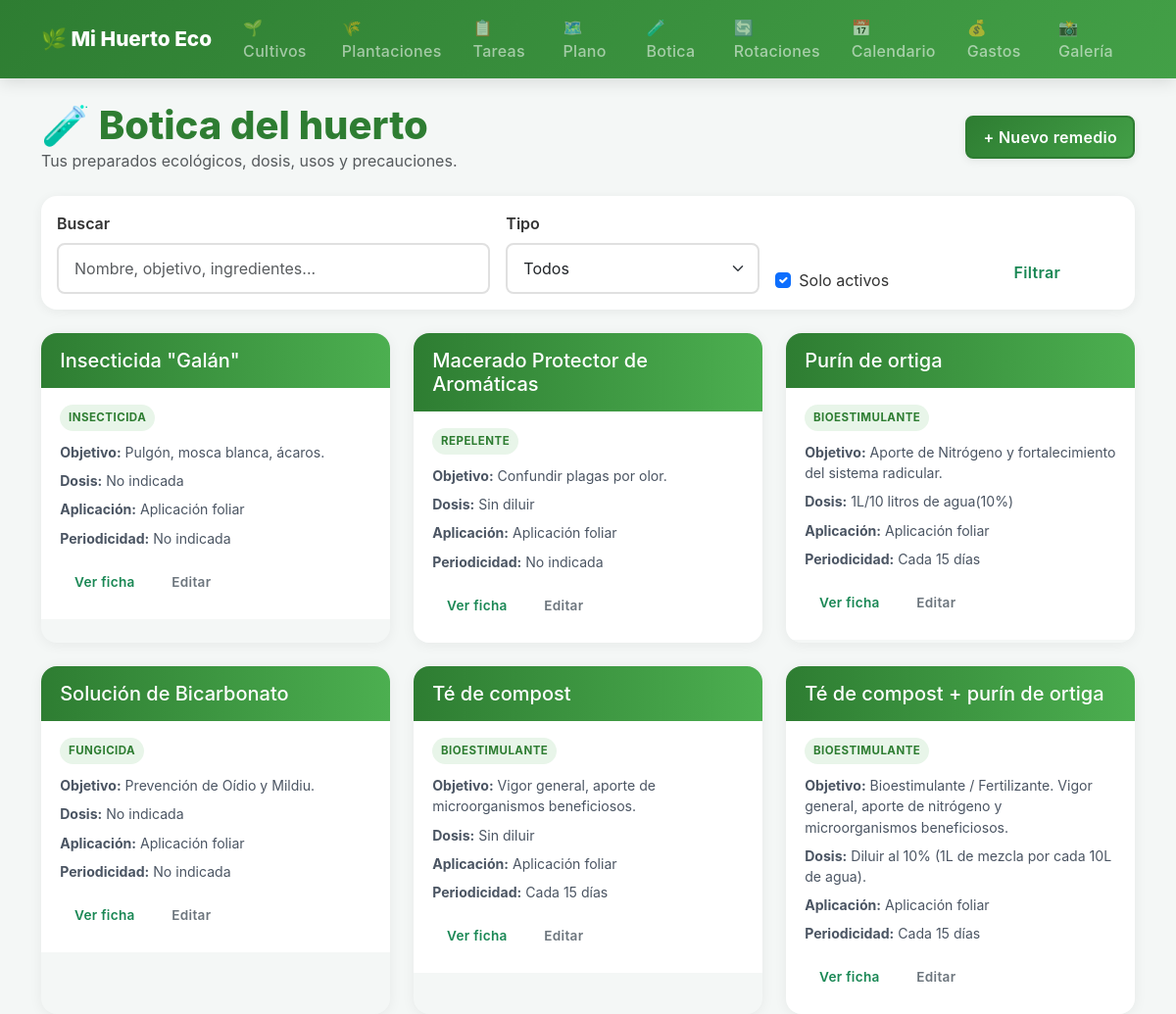
The page /botica/ on the database its author committed.
### gestion_huerto/models.py (models this page shows, shortened)
class RemedioBotica(models.Model):
    class TipoRemedio(models.TextChoices):
        INSECTICIDA = 'insecticida', 'Insecticida'
        FUNGICIDA = 'fungicida', 'Fungicida'
        BIOESTIMULANTE = 'bioestimulante', 'Bioestimulante'
        FERTILIZANTE = 'fertilizante', 'Fertilizante'
        REPELENTE = 'repelente', 'Repelente'
        CICATRIZANTE = 'cicatrizante', 'Cicatrizante'
        OTRO = 'otro', 'Otro'
    class Aplicacion(models.TextChoices):
        FOLIAR = 'foliar', 'Aplicación foliar'
        SUELO = 'suelo', 'Aplicación al suelo'
        RIEGO = 'riego', 'En agua de riego'
        PINCELADO = 'pincelado', 'Pincelado localizado'
        TRAMPA = 'trampa', 'Trampa o cebo'
        OTRO = 'otro', 'Otro'
    nombre = models.CharField(max_length=120, unique=True)
    tipo = models.CharField(
        max_length=20,
        choices=TipoRemedio.choices,
        default=TipoRemedio.OTRO,
    )
    objetivo = models.CharField(
        max_length=200,
        help_text='Ej: pulgón, oídio, mildiu, vigor, prevención...'
    )
    ingredientes = models.TextField()
    preparacion = models.TextField()
    dosis = models.CharField(
        max_length=200,
        blank=True,
        help_text='Ej: 10 ml/L, 100 g por 5 L, diluir al 20%...'
    )
    modo_aplicacion = models.CharField(
        max_length=20,
        choices=Aplicacion.choices,
        default=Aplicacion.FOLIAR,
    )
    periodicidad = models.CharField(
        max_length=200,
        blank=True,
        help_text='Ej: cada 7 días, tras lluvias, solo preventivo...'
    )
    momento_ideal = models.CharField(
        max_length=200,
        blank=True,
        help_text='Ej: al atardecer, sin viento, evitar horas de sol fuerte.'
    )
    advertencias = models.TextField(
        blank=True,
        help_text='Precauciones, incompatibilidades, riesgo de fitotoxicidad...'
    )
    activo = models.BooleanField(default=True)
    notas = models.TextField(blank=True)
    created_at = models.DateTimeField(auto_now_add=True)
    updated_at = models.DateTimeField(auto_now=True)
    class Meta:
        verbose_name = 'Remedio de botica'
        verbose_name_plural = 'Remedios de botica'
        ordering = ['nombre']

### gestion_huerto/views.py (the view, shortened to what this page needs)
# urls.py: path('botica/', views.lista_botica, name='lista_botica'),
def lista_botica(request):
    q = request.GET.get('q', '').strip()
    tipo = request.GET.get('tipo', '').strip()
    solo_activos = request.GET.get('activos', '1')
    remedios = RemedioBotica.objects.all()
    if tipo:
        remedios = remedios.filter(tipo=tipo)
    if solo_activos == '1':
        remedios = remedios.filter(activo=True)
    context = {
        'remedios': remedios,
        'q': q,
        'tipo_actual': tipo,
        'solo_activos': solo_activos,
        'tipos': RemedioBotica.TipoRemedio.choices,
    }
    return render(request, 'botica/lista_botica.html', context)

### gestion_huerto/templates/botica/lista_botica.html (shortened to what this page needs)
{% extends 'base.html' %}
{% block content %}
<div class="botica-header">
  <div>
    <h1 class="botica-title">🧪 Botica del huerto</h1>
    <p class="text-muted mb-0">Tus preparados ecológicos, dosis, usos y precauciones.</p>
  </div>
  <a href="{% url 'crear_remedio_botica' %}" class="btn btn-success">+ Nuevo remedio</a>
</div>
<form method="get" class="botica-toolbar">
  <div class="row g-3 align-items-end">
    <div class="col-md-5">
      <label class="form-label">Buscar</label>
      <input type="text" name="q" value="{{ q }}" class="form-control" placeholder="Nombre, objetivo, ingredientes...">
    </div>
    <div class="col-md-3">
      <label class="form-label">Tipo</label>
      <select name="tipo" class="form-select">
        <option value="">Todos</option>
      </select>
    </div>
    <div class="col-md-2">
      <div class="form-check mt-4">
        <input class="form-check-input" type="checkbox" name="activos" value="1" id="activos" {% if solo_activos == '1' %}checked{% endif %}>
        <label class="form-check-label" for="activos">Solo activos</label>
      </div>
    </div>
    <div class="col-md-2">
      <button type="submit" class="btn btn-outline-success w-100">Filtrar</button>
    </div>
  </div>
</form>
{% if remedios %}
<div class="row g-4">
  {% for remedio in remedios %}
  <div class="col-md-6 col-xl-4">
    <div class="botica-card">
      <div class="botica-card-header">
        <h5 class="mb-0">{{ remedio.nombre }}</h5>
      </div>
      <div class="botica-card-body">
        <div class="botica-chip">{{ remedio.get_tipo_display }}</div>
        <div class="botica-meta"><strong>Objetivo:</strong> {{ remedio.objetivo }}</div>
        <div class="botica-meta"><strong>Dosis:</strong> {{ remedio.dosis|default:"No indicada" }}</div>
        <div class="botica-meta"><strong>Aplicación:</strong> {{ remedio.get_modo_aplicacion_display }}</div>
        <div class="botica-meta"><strong>Periodicidad:</strong> {{ remedio.periodicidad|default:"No indicada" }}</div>
        <div class="d-flex gap-2 mt-3">
          <a href="{% url 'detalle_remedio_botica' remedio.pk %}" class="btn btn-sm btn-outline-success">Ver ficha</a>
          <a href="{% url 'editar_remedio_botica' remedio.pk %}" class="btn btn-sm btn-outline-secondary">Editar</a>
        </div>
      </div>
    </div>
  </div>
  {% endfor %}
</div>
{% else %}
<div class="botica-empty">
  <h5 class="mb-2">Todavía no tienes remedios guardados</h5>
  <p class="mb-3">Empieza registrando preparados como jabón potásico, purín de ortiga o té de compost.</p>
  <a href="{% url 'crear_remedio_botica' %}" class="btn btn-success">Crear primer remedio</a>
</div>
{% endif %}
{% endblock %}

### gestion_huerto/templates/base.html (style rules this page uses)
:root { --primary-green: #2e7d32; --secondary-green: #43a047; --light-green: #e8f5e9; --earth-brown: #8d6e63; --light-brown: #d7ccc8; --sun-yellow: #fbc02d; --water-blue: #1976d2; --light-blue: #e3f2fd; --alert-orange: #ff9800; --danger-red: #f44336; --success-color: #4caf50; --warning-color: #ffc107; --info-color: #17a2b8; --text-muted: #999; --text-dark: #333; --bg-light: #f4f7f6; --border-light: #e0e0e0; --shadow-sm: 0 2px 8px rgba(0,0,0,0.08); --shadow-md: 0 4px 16px rgba(0,0,0,0.12); --shadow-lg: 0 8px 24px rgba(0,0,0,0.15); --transition-smooth: all 0.3s cubic-bezier(0.4, 0, 0.2, 1); }
* { box-sizing: border-box; }
body { background-color: var(--bg-light); font-family: -apple-system, BlinkMacSystemFont, 'Segoe UI', Roboto, 'Helvetica Neue', Arial, sans-serif; color: var(--text-dark); }
.btn { font-weight: 600; letter-spacing: 0.3px; transition: var(--transition-smooth); border: 2px solid transparent; border-radius: 8px; position: relative; overflow: hidden; display: inline-flex; align-items: center; justify-content: center; gap: 6px; padding: 0.5rem 1rem; }
.btn::before { content: ''; position: absolute; top: 50%; left: 50%; width: 0; height: 0; border-radius: 50%; background: rgba(255, 255, 255, 0.3); transform: translate(-50%, -50%); transition: width 0.6s, height 0.6s; z-index: 0; }
.btn-success { background: linear-gradient(135deg, var(--primary-green), var(--secondary-green)); color: white; border-color: var(--primary-green); box-shadow: var(--shadow-sm); }
.btn-outline-primary, .btn-outline-secondary, .btn-outline-danger { background: transparent; transition: var(--transition-smooth); }
.btn-sm { padding: 0.4rem 0.8rem; font-size: 0.85rem; }
a { text-decoration: none; transition: var(--transition-smooth); }
.form-control, .form-select { border: 2px solid var(--border-light); border-radius: 8px; transition: var(--transition-smooth); padding: 0.75rem 1rem; }
.form-label { font-weight: 600; color: var(--text-dark); margin-bottom: 0.5rem; }

### gestion_huerto/templates/botica/lista_botica.html (style rules this page uses)
.botica-header { display: flex; justify-content: space-between; align-items: center; gap: 1rem; margin-bottom: 1.5rem; flex-wrap: wrap; }
.botica-title { color: #2e7d32; font-weight: 800; margin: 0; }
.botica-toolbar { background: #ffffff; border-radius: 1rem; padding: 1rem; box-shadow: 0 2px 12px rgba(0,0,0,0.06); margin-bottom: 1.5rem; }
.botica-card { border: none; border-radius: 1rem; box-shadow: 0 2px 14px rgba(0,0,0,0.06); height: 100%; overflow: hidden; }
.botica-card-header { background: linear-gradient(90deg, #2e7d32, #4caf50); color: white; padding: 1rem 1.2rem; }
.botica-card-body { padding: 1rem 1.2rem 1.2rem; background: #fff; }
.botica-chip { display: inline-block; font-size: 0.72rem; font-weight: 700; text-transform: uppercase; letter-spacing: 0.04em; padding: 0.3rem 0.55rem; border-radius: 999px; background: #e8f5e9; color: #2e7d32; margin-bottom: 0.7rem; }
.botica-meta { font-size: 0.88rem; color: #4b5563; margin-bottom: 0.5rem; }

### rows shown on the page
RemedioBotica: nombre "Insecticida \"Galán\"", tipo "INSECTICIDA", objetivo "Pulgón, mosca blanca, ácaros.", dosis "No indicada", modo_aplicacion "Aplicación foliar", periodicidad "No indicada"
RemedioBotica: nombre "Macerado Protector de Aromáticas", tipo "REPELENTE", objetivo "Confundir plagas por olor.", dosis "Sin diluir", modo_aplicacion "Aplicación foliar", periodicidad "No indicada"
RemedioBotica: nombre "Purín de ortiga", tipo "BIOESTIMULANTE", objetivo "Aporte de Nitrógeno y fortalecimiento del sistema radicular.", dosis "1L/10 litros de agua(10%)", modo_aplicacion "Aplicación foliar", periodicidad "Cada 15 días"
RemedioBotica: nombre "Solución de Bicarbonato", tipo "FUNGICIDA", objetivo "Prevención de Oídio y Mildiu.", dosis "No indicada", modo_aplicacion "Aplicación foliar", periodicidad "No indicada"
RemedioBotica: nombre "Té de compost", tipo "BIOESTIMULANTE", objetivo "Vigor general, aporte de microorganismos beneficiosos.", dosis "Sin diluir", modo_aplicacion "Aplicación foliar", periodicidad "Cada 15 días"
RemedioBotica: nombre "Té de compost + purín de ortiga", tipo "BIOESTIMULANTE", objetivo "Bioestimulante / Fertilizante. Vigor general, aporte de nitrógeno y microorganismos beneficiosos.", dosis "Diluir al 10% (1L de mezcla por cada 10L de agua).", modo_aplicacion "Aplicación foliar", periodicidad "Cada 15 días"
